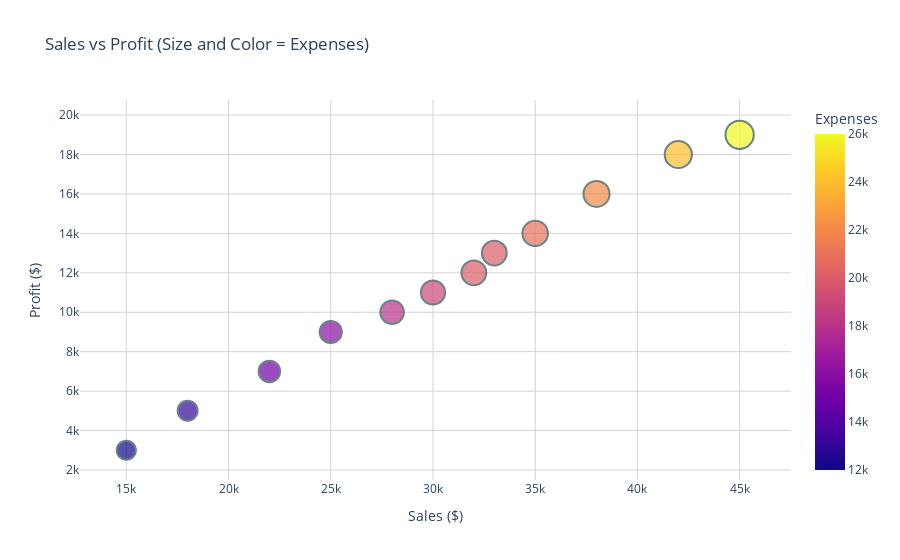

Notebook source saved alongside this figure:
### Markdown cell above
### 3. Interactive Scatter Plot

Scatter plots are particularly useful in Plotly because you can hover to see exact values and identify specific points.

### Code cell
# Create an interactive scatter plot with color and size encoding
fig = px.scatter(df, x='Sales', y='Profit', 
                 size='Expenses',           # Bubble size based on Expenses
                 color='Expenses',          # Color based on Expenses
                 hover_data=['Month'],      # Show Month when hovering
                 title='Sales vs Profit (Size and Color = Expenses)',
                 color_continuous_scale='Plasma')  # Color scheme

# Customize
fig.update_traces(marker=dict(line=dict(width=2, color='DarkSlateGrey')))
fig.update_layout(
    plot_bgcolor='white',
    xaxis=dict(title='Sales ($)', gridcolor='lightgray'),
    yaxis=dict(title='Profit ($)', gridcolor='lightgray')
)

fig.show()

# Hover over points to see all details including the month!

### Figure 1 — Plotly figure (JSON) as saved in the notebook; plotly's stock layout.template omitted (floating-point values rounded to 4 significant figures)
{"data": [{"customdata": [["Jan"], ["Feb"], ["Mar"], ["Apr"], ["May"], ["Jun"], ["Jul"], ["Aug"], ["Sep"], ["Oct"], ["Nov"], ["Dec"]], "hovertemplate": "Sales=%{x}<br>Profit=%{y}<br>Expenses=%{marker.color}<br>Month=%{customdata[0]}<extra></extra>", "legendgroup": "", "marker": {"color": [12000, 13000, 15000, 16000, 18000, 20000, 19000, 21000, 20000, 22000, 24000, 26000], "coloraxis": "coloraxis", "line": {"color": "DarkSlateGrey", "width": 2}, "size": [12000, 13000, 15000, 16000, 18000, 20000, 19000, 21000, 20000, 22000, 24000, 26000], "sizemode": "area", "sizeref": 65, "symbol": "circle"}, "mode": "markers", "name": "", "orientation": "v", "showlegend": false, "type": "scatter", "x": [15000, 18000, 22000, 25000, 28000, 32000, 30000, 35000, 33000, 38000, 42000, 45000], "xaxis": "x", "y": [3000, 5000, 7000, 9000, 10000, 12000, 11000, 14000, 13000, 16000, 18000, 19000], "yaxis": "y"}], "layout": {"coloraxis": {"colorbar": {"title": {"text": "Expenses"}}, "colorscale": [[0, "#0d0887"], [0.1111, "#46039f"], [0.2222, "#7201a8"], [0.3333, "#9c179e"], [0.4444, "#bd3786"], [0.5556, "#d8576b"], [0.6667, "#ed7953"], [0.7778, "#fb9f3a"], [0.8889, "#fdca26"], [1, "#f0f921"]]}, "legend": {"itemsizing": "constant", "tracegroupgap": 0}, "plot_bgcolor": "white", "title": {"text": "Sales vs Profit (Size and Color = Expenses)"}, "xaxis": {"anchor": "y", "domain": [0, 1], "gridcolor": "lightgray", "title": {"text": "Sales ($)"}}, "yaxis": {"anchor": "x", "domain": [0, 1], "gridcolor": "lightgray", "title": {"text": "Profit ($)"}}}}
